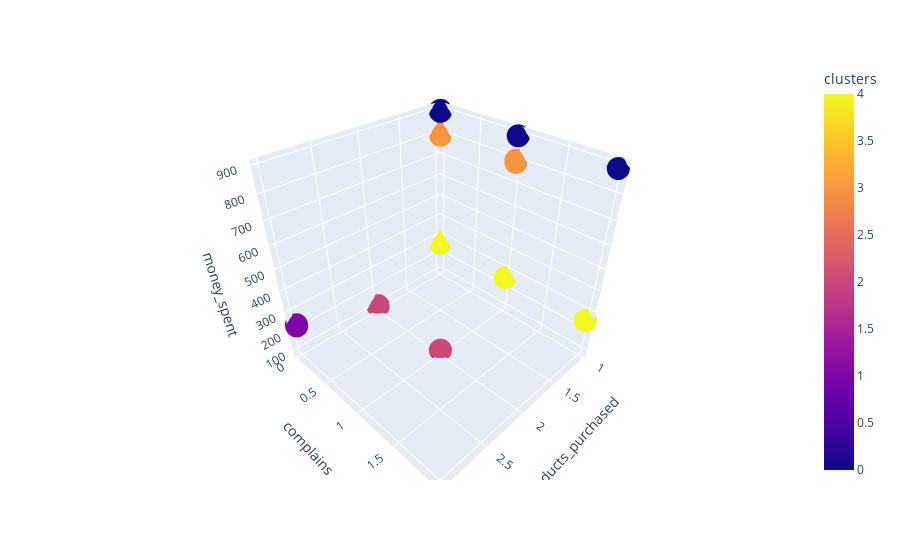

This figure's notebook cell:
### Code cell
figure = px.scatter_3d(df,
                    color='clusters',
                    x="products_purchased",
                    y="complains",
                    z="money_spent",
                    category_orders = {"clusters": ["0", "1", "2", "3", "4"]}
                    )
figure.update_layout()
figure.show()

### Figure 1 — Plotly figure (JSON) as saved in the notebook; plotly's stock layout.template omitted (floating-point values rounded to 4 significant figures; data arrays with more than 128 entries replaced by an {"elided": "..."} marker saying what was removed)
{"data": [{"hovertemplate": "products_purchased=%{x}<br>complains=%{y}<br>money_spent=%{z}<br>clusters=%{marker.color}<extra></extra>", "legendgroup": "", "marker": {"color": {"elided": "24000 int values"}, "coloraxis": "coloraxis", "symbol": "circle"}, "mode": "markers", "name": "", "scene": "scene", "showlegend": false, "type": "scatter3d", "x": {"elided": "24000 int values"}, "y": {"elided": "24000 int values"}, "z": {"elided": "24000 float values"}}], "layout": {"coloraxis": {"colorbar": {"title": {"text": "clusters"}}, "colorscale": [[0, "#0d0887"], [0.1111, "#46039f"], [0.2222, "#7201a8"], [0.3333, "#9c179e"], [0.4444, "#bd3786"], [0.5556, "#d8576b"], [0.6667, "#ed7953"], [0.7778, "#fb9f3a"], [0.8889, "#fdca26"], [1, "#f0f921"]]}, "legend": {"tracegroupgap": 0}, "margin": {"t": 60}, "scene": {"domain": {"x": [0, 1], "y": [0, 1]}, "xaxis": {"title": {"text": "products_purchased"}}, "yaxis": {"title": {"text": "complains"}}, "zaxis": {"title": {"text": "money_spent"}}}}}
